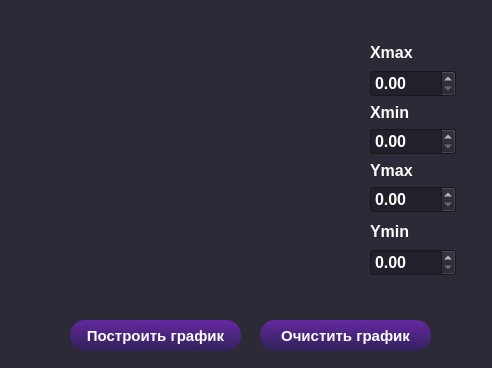
<?xml version="1.0" encoding="UTF-8"?>
<ui version="4.0">
 <class>Graphics</class>
 <widget class="QDialog" name="Graphics">
  <property name="geometry">
   <rect>
    <x>0</x>
    <y>0</y>
    <width>492</width>
    <height>368</height>
   </rect>
  </property>
  <property name="windowTitle">
   <string>График</string>
  </property>
  <property name="styleSheet">
   <string notr="true">background: rgb(45, 42, 55)</string>
  </property>
  <widget class="QCustomPlot" name="widget" native="true">
   <property name="geometry">
    <rect>
     <x>30</x>
     <y>10</y>
     <width>321</width>
     <height>291</height>
    </rect>
   </property>
  </widget>
  <widget class="QPushButton" name="pushButton_count">
   <property name="geometry">
    <rect>
     <x>70</x>
     <y>320</y>
     <width>171</width>
     <height>31</height>
    </rect>
   </property>
   <property name="styleSheet">
    <string notr="true">    border:  3x;
    border-radius:  15px; 
    background-color: qlineargradient(spread:pad, x1:0.5, y1:0.943, x2:0.584, y2:0, stop:0 rgba(50, 34, 93, 255), stop:1 rgba(102, 40, 162, 255));
    color: rgb(255,  255,  255);
    padding:  5px;
    font: bold  15px;
    box-shadow: 2px 2px 5px rgba(0,0,0,0.5); </string>
   </property>
   <property name="text">
    <string>Построить график</string>
   </property>
  </widget>
  <widget class="QPushButton" name="pushButton_count_2">
   <property name="geometry">
    <rect>
     <x>260</x>
     <y>320</y>
     <width>171</width>
     <height>31</height>
    </rect>
   </property>
   <property name="styleSheet">
    <string notr="true">    border:  3x;
    border-radius:  15px; 
    background-color: qlineargradient(spread:pad, x1:0.5, y1:0.943, x2:0.584, y2:0, stop:0 rgba(50, 34, 93, 255), stop:1 rgba(102, 40, 162, 255));
    color: rgb(255,  255,  255);
    padding:  5px;
    font: bold  15px;
    box-shadow: 2px 2px 5px rgba(0,0,0,0.5); </string>
   </property>
   <property name="text">
    <string>Очистить график</string>
   </property>
  </widget>
  <widget class="QWidget" name="">
   <property name="geometry">
    <rect>
     <x>370</x>
     <y>40</y>
     <width>86</width>
     <height>236</height>
    </rect>
   </property>
   <layout class="QVBoxLayout" name="verticalLayout_5">
    <item>
     <layout class="QVBoxLayout" name="verticalLayout">
      <item>
       <widget class="QLabel" name="label_2">
        <property name="font">
         <font>
          <pointsize>12</pointsize>
          <weight>75</weight>
          <bold>true</bold>
         </font>
        </property>
        <property name="styleSheet">
         <string notr="true">QLabel {
Color : rgb(255, 255, 255);
}</string>
        </property>
        <property name="text">
         <string>Xmax</string>
        </property>
       </widget>
      </item>
      <item>
       <widget class="QDoubleSpinBox" name="doubleSpinBox_xmax">
        <property name="font">
         <font>
          <pointsize>12</pointsize>
          <weight>75</weight>
          <bold>true</bold>
         </font>
        </property>
        <property name="styleSheet">
         <string notr="true">QDoubleSpinBox {
    color: rgb(255, 255, 255); 
qproperty-alignment: 'AlignVCenter | AlignRight';
background-color:rgb(34, 32, 42);
}



</string>
        </property>
       </widget>
      </item>
     </layout>
    </item>
    <item>
     <layout class="QVBoxLayout" name="verticalLayout_3">
      <item>
       <layout class="QVBoxLayout" name="verticalLayout_2">
        <item>
         <widget class="QLabel" name="label_3">
          <property name="font">
           <font>
            <pointsize>12</pointsize>
            <weight>75</weight>
            <bold>true</bold>
           </font>
          </property>
          <property name="styleSheet">
           <string notr="true">QLabel {
Color : rgb(255, 255, 255);
}</string>
          </property>
          <property name="text">
           <string>Xmin</string>
          </property>
         </widget>
        </item>
        <item>
         <widget class="QDoubleSpinBox" name="doubleSpinBox_xmin">
          <property name="font">
           <font>
            <pointsize>12</pointsize>
            <weight>75</weight>
            <bold>true</bold>
           </font>
          </property>
          <property name="styleSheet">
           <string notr="true">QDoubleSpinBox {
    color: rgb(255, 255, 255); 
qproperty-alignment: 'AlignVCenter | AlignRight';
background-color:rgb(34, 32, 42);
}



</string>
          </property>
         </widget>
        </item>
       </layout>
      </item>
      <item>
       <widget class="QLabel" name="label_4">
        <property name="font">
         <font>
          <pointsize>12</pointsize>
          <weight>75</weight>
          <bold>true</bold>
         </font>
        </property>
        <property name="styleSheet">
         <string notr="true">QLabel {
Color : rgb(255, 255, 255);
}</string>
        </property>
        <property name="text">
         <string>Ymax</string>
        </property>
       </widget>
      </item>
      <item>
       <widget class="QDoubleSpinBox" name="doubleSpinBox_ymax">
        <property name="font">
         <font>
          <pointsize>12</pointsize>
          <weight>75</weight>
          <bold>true</bold>
         </font>
        </property>
        <property name="styleSheet">
         <string notr="true">QDoubleSpinBox {
    color: rgb(255, 255, 255); 
qproperty-alignment: 'AlignVCenter | AlignRight';
background-color:rgb(34, 32, 42);
}



</string>
        </property>
       </widget>
      </item>
     </layout>
    </item>
    <item>
     <layout class="QVBoxLayout" name="verticalLayout_4">
      <item>
       <widget class="QLabel" name="label_5">
        <property name="font">
         <font>
          <pointsize>12</pointsize>
          <weight>75</weight>
          <bold>true</bold>
         </font>
        </property>
        <property name="styleSheet">
         <string notr="true">QLabel {
Color : rgb(255, 255, 255);
}</string>
        </property>
        <property name="text">
         <string>Ymin</string>
        </property>
       </widget>
      </item>
      <item>
       <widget class="QDoubleSpinBox" name="doubleSpinBox_ymin">
        <property name="font">
         <font>
          <pointsize>12</pointsize>
          <weight>75</weight>
          <bold>true</bold>
         </font>
        </property>
        <property name="styleSheet">
         <string notr="true">QDoubleSpinBox {
    color: rgb(255, 255, 255); 
qproperty-alignment: 'AlignVCenter | AlignRight';
background-color:rgb(34, 32, 42);
}



</string>
        </property>
       </widget>
      </item>
     </layout>
    </item>
   </layout>
  </widget>
 </widget>
 <customwidgets>
  <customwidget>
   <class>QCustomPlot</class>
   <extends>QWidget</extends>
   <header>qcustomplot.h</header>
   <container>1</container>
  </customwidget>
 </customwidgets>
 <resources/>
 <connections/>
</ui>
